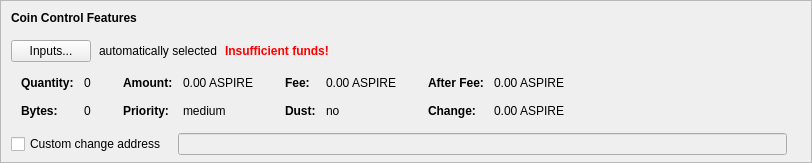
    <widget class="QFrame" name="frameCoinControl">
     <property name="sizePolicy">
      <sizepolicy hsizetype="Expanding" vsizetype="Expanding">
       <horstretch>0</horstretch>
       <verstretch>0</verstretch>
      </sizepolicy>
     </property>
     <property name="maximumSize">
      <size>
       <width>16777215</width>
       <height>16777215</height>
      </size>
     </property>
     <property name="frameShape">
      <enum>QFrame::StyledPanel</enum>
     </property>
     <property name="frameShadow">
      <enum>QFrame::Sunken</enum>
     </property>
     <layout class="QVBoxLayout" name="verticalLayoutCoinControl2">
      <property name="spacing">
       <number>0</number>
      </property>
      <property name="leftMargin">
       <number>0</number>
      </property>
      <property name="topMargin">
       <number>0</number>
      </property>
      <property name="rightMargin">
       <number>0</number>
      </property>
      <property name="bottomMargin">
       <number>6</number>
      </property>
      <item>
       <layout class="QVBoxLayout" name="verticalLayoutCoinControl" stretch="0,0,0,0,1">
        <property name="spacing">
         <number>0</number>
        </property>
        <property name="leftMargin">
         <number>10</number>
        </property>
        <property name="topMargin">
         <number>10</number>
        </property>
        <item>
         <layout class="QHBoxLayout" name="horizontalLayoutCoinControl1">
          <property name="bottomMargin">
           <number>15</number>
          </property>
          <item>
           <widget class="QLabel" name="labelCoinControlFeatures">
            <property name="sizePolicy">
             <sizepolicy hsizetype="Preferred" vsizetype="Maximum">
              <horstretch>0</horstretch>
              <verstretch>0</verstretch>
             </sizepolicy>
            </property>
            <property name="font">
             <font>
              <weight>75</weight>
              <bold>true</bold>
             </font>
            </property>
            <property name="styleSheet">
             <string notr="true">font-weight:bold;</string>
            </property>
            <property name="text">
             <string>Coin Control Features</string>
            </property>
           </widget>
          </item>
         </layout>
        </item>
        <item>
         <layout class="QHBoxLayout" name="horizontalLayoutCoinControl2" stretch="0,0,0,0">
          <property name="spacing">
           <number>8</number>
          </property>
          <property name="bottomMargin">
           <number>10</number>
          </property>
          <item>
           <widget class="QPushButton" name="pushButtonCoinControl">
            <property name="styleSheet">
             <string notr="true"/>
            </property>
            <property name="text">
             <string>Inputs...</string>
            </property>
            <property name="autoDefault">
             <bool>false</bool>
            </property>
           </widget>
          </item>
          <item>
           <widget class="QLabel" name="labelCoinControlAutomaticallySelected">
            <property name="text">
             <string>automatically selected</string>
            </property>
            <property name="margin">
             <number>5</number>
            </property>
           </widget>
          </item>
          <item>
           <widget class="QLabel" name="labelCoinControlInsuffFunds">
            <property name="font">
             <font>
              <weight>75</weight>
              <bold>true</bold>
             </font>
            </property>
            <property name="styleSheet">
             <string notr="true">color:red;font-weight:bold;</string>
            </property>
            <property name="text">
             <string>Insufficient funds!</string>
            </property>
            <property name="margin">
             <number>5</number>
            </property>
           </widget>
          </item>
          <item>
           <spacer name="horizontalSpacerCoinControl">
            <property name="orientation">
             <enum>Qt::Horizontal</enum>
            </property>
            <property name="sizeHint" stdset="0">
             <size>
              <width>40</width>
              <height>1</height>
             </size>
            </property>
           </spacer>
          </item>
         </layout>
        </item>
        <item>
         <widget class="QWidget" name="widgetCoinControl" native="true">
          <property name="sizePolicy">
           <sizepolicy hsizetype="Preferred" vsizetype="Preferred">
            <horstretch>0</horstretch>
            <verstretch>0</verstretch>
           </sizepolicy>
          </property>
          <property name="minimumSize">
           <size>
            <width>0</width>
            <height>0</height>
           </size>
          </property>
          <property name="styleSheet">
           <string notr="true"/>
          </property>
          <layout class="QHBoxLayout" name="horizontalLayoutCoinControl5">
           <property name="leftMargin">
            <number>0</number>
           </property>
           <property name="topMargin">
            <number>0</number>
           </property>
           <property name="rightMargin">
            <number>0</number>
           </property>
           <property name="bottomMargin">
            <number>0</number>
           </property>
           <item>
            <layout class="QHBoxLayout" name="horizontalLayoutCoinControl3" stretch="0,0,0,1">
             <property name="spacing">
              <number>20</number>
             </property>
             <property name="topMargin">
              <number>0</number>
             </property>
             <property name="bottomMargin">
              <number>10</number>
             </property>
             <item>
              <layout class="QFormLayout" name="formLayoutCoinControl1">
               <property name="horizontalSpacing">
                <number>10</number>
               </property>
               <property name="verticalSpacing">
                <number>14</number>
               </property>
               <property name="leftMargin">
                <number>10</number>
               </property>
               <property name="topMargin">
                <number>4</number>
               </property>
               <property name="rightMargin">
                <number>6</number>
               </property>
               <item row="0" column="0">
                <widget class="QLabel" name="labelCoinControlQuantityText">
                 <property name="font">
                  <font>
                   <weight>75</weight>
                   <bold>true</bold>
                  </font>
                 </property>
                 <property name="text">
                  <string>Quantity:</string>
                 </property>
                 <property name="margin">
                  <number>0</number>
                 </property>
                </widget>
               </item>
               <item row="0" column="1">
                <widget class="QLabel" name="labelCoinControlQuantity">
                 <property name="cursor">
                  <cursorShape>IBeamCursor</cursorShape>
                 </property>
                 <property name="contextMenuPolicy">
                  <enum>Qt::ActionsContextMenu</enum>
                 </property>
                 <property name="text">
                  <string notr="true">0</string>
                 </property>
                 <property name="margin">
                  <number>0</number>
                 </property>
                 <property name="textInteractionFlags">
                  <set>Qt::LinksAccessibleByMouse|Qt::TextSelectableByKeyboard|Qt::TextSelectableByMouse</set>
                 </property>
                </widget>
               </item>
               <item row="1" column="0">
                <widget class="QLabel" name="labelCoinControlBytesText">
                 <property name="font">
                  <font>
                   <weight>75</weight>
                   <bold>true</bold>
                  </font>
                 </property>
                 <property name="text">
                  <string>Bytes:</string>
                 </property>
                </widget>
               </item>
               <item row="1" column="1">
                <widget class="QLabel" name="labelCoinControlBytes">
                 <property name="cursor">
                  <cursorShape>IBeamCursor</cursorShape>
                 </property>
                 <property name="contextMenuPolicy">
                  <enum>Qt::ActionsContextMenu</enum>
                 </property>
                 <property name="text">
                  <string notr="true">0</string>
                 </property>
                 <property name="textInteractionFlags">
                  <set>Qt::LinksAccessibleByMouse|Qt::TextSelectableByKeyboard|Qt::TextSelectableByMouse</set>
                 </property>
                </widget>
               </item>
              </layout>
             </item>
             <item>
              <layout class="QFormLayout" name="formLayoutCoinControl2">
               <property name="horizontalSpacing">
                <number>10</number>
               </property>
               <property name="verticalSpacing">
                <number>14</number>
               </property>
               <property name="leftMargin">
                <number>6</number>
               </property>
               <property name="topMargin">
                <number>4</number>
               </property>
               <property name="rightMargin">
                <number>6</number>
               </property>
               <item row="0" column="0">
                <widget class="QLabel" name="labelCoinControlAmountText">
                 <property name="font">
                  <font>
                   <weight>75</weight>
                   <bold>true</bold>
                  </font>
                 </property>
                 <property name="text">
                  <string>Amount:</string>
                 </property>
                 <property name="margin">
                  <number>0</number>
                 </property>
                </widget>
               </item>
               <item row="0" column="1">
                <widget class="QLabel" name="labelCoinControlAmount">
                 <property name="cursor">
                  <cursorShape>IBeamCursor</cursorShape>
                 </property>
                 <property name="contextMenuPolicy">
                  <enum>Qt::ActionsContextMenu</enum>
                 </property>
                 <property name="text">
                  <string notr="true">0.00 ASPIRE</string>
                 </property>
                 <property name="textInteractionFlags">
                  <set>Qt::LinksAccessibleByMouse|Qt::TextSelectableByKeyboard|Qt::TextSelectableByMouse</set>
                 </property>
                </widget>
               </item>
               <item row="1" column="0">
                <widget class="QLabel" name="labelCoinControlPriorityText">
                 <property name="font">
                  <font>
                   <weight>75</weight>
                   <bold>true</bold>
                  </font>
                 </property>
                 <property name="text">
                  <string>Priority:</string>
                 </property>
                </widget>
               </item>
               <item row="1" column="1">
                <widget class="QLabel" name="labelCoinControlPriority">
                 <property name="cursor">
                  <cursorShape>IBeamCursor</cursorShape>
                 </property>
                 <property name="contextMenuPolicy">
                  <enum>Qt::ActionsContextMenu</enum>
                 </property>
                 <property name="text">
                  <string>medium</string>
                 </property>
                 <property name="textInteractionFlags">
                  <set>Qt::LinksAccessibleByMouse|Qt::TextSelectableByKeyboard|Qt::TextSelectableByMouse</set>
                 </property>
                </widget>
               </item>
              </layout>
             </item>
             <item>
              <layout class="QFormLayout" name="formLayoutCoinControl3">
               <property name="horizontalSpacing">
                <number>10</number>
               </property>
               <property name="verticalSpacing">
                <number>14</number>
               </property>
               <property name="leftMargin">
                <number>6</number>
               </property>
               <property name="topMargin">
                <number>4</number>
               </property>
               <property name="rightMargin">
                <number>6</number>
               </property>
               <item row="0" column="0">
                <widget class="QLabel" name="labelCoinControlFeeText">
                 <property name="font">
                  <font>
                   <weight>75</weight>
                   <bold>true</bold>
                  </font>
                 </property>
                 <property name="text">
                  <string>Fee:</string>
                 </property>
                 <property name="margin">
                  <number>0</number>
                 </property>
                </widget>
               </item>
               <item row="0" column="1">
                <widget class="QLabel" name="labelCoinControlFee">
                 <property name="cursor">
                  <cursorShape>IBeamCursor</cursorShape>
                 </property>
                 <property name="contextMenuPolicy">
                  <enum>Qt::ActionsContextMenu</enum>
                 </property>
                 <property name="text">
                  <string notr="true">0.00 ASPIRE</string>
                 </property>
                 <property name="textInteractionFlags">
                  <set>Qt::LinksAccessibleByMouse|Qt::TextSelectableByKeyboard|Qt::TextSelectableByMouse</set>
                 </property>
                </widget>
               </item>
               <item row="1" column="0">
                <widget class="QLabel" name="labelCoinControlLowOutputText">
                 <property name="font">
                  <font>
                   <weight>75</weight>
                   <bold>true</bold>
                  </font>
                 </property>
                 <property name="text">
                  <string>Dust:</string>
                 </property>
                </widget>
               </item>
               <item row="1" column="1">
                <widget class="QLabel" name="labelCoinControlLowOutput">
                 <property name="cursor">
                  <cursorShape>IBeamCursor</cursorShape>
                 </property>
                 <property name="contextMenuPolicy">
                  <enum>Qt::ActionsContextMenu</enum>
                 </property>
                 <property name="text">
                  <string>no</string>
                 </property>
                 <property name="textInteractionFlags">
                  <set>Qt::LinksAccessibleByMouse|Qt::TextSelectableByKeyboard|Qt::TextSelectableByMouse</set>
                 </property>
                </widget>
               </item>
              </layout>
             </item>
             <item>
              <layout class="QFormLayout" name="formLayoutCoinControl4">
               <property name="horizontalSpacing">
                <number>10</number>
               </property>
               <property name="verticalSpacing">
                <number>14</number>
               </property>
               <property name="leftMargin">
                <number>6</number>
               </property>
               <property name="topMargin">
                <number>4</number>
               </property>
               <property name="rightMargin">
                <number>6</number>
               </property>
               <item row="0" column="0">
                <widget class="QLabel" name="labelCoinControlAfterFeeText">
                 <property name="font">
                  <font>
                   <weight>75</weight>
                   <bold>true</bold>
                  </font>
                 </property>
                 <property name="text">
                  <string>After Fee:</string>
                 </property>
                 <property name="margin">
                  <number>0</number>
                 </property>
                </widget>
               </item>
               <item row="0" column="1">
                <widget class="QLabel" name="labelCoinControlAfterFee">
                 <property name="cursor">
                  <cursorShape>IBeamCursor</cursorShape>
                 </property>
                 <property name="contextMenuPolicy">
                  <enum>Qt::ActionsContextMenu</enum>
                 </property>
                 <property name="text">
                  <string notr="true">0.00 ASPIRE</string>
                 </property>
                 <property name="textInteractionFlags">
                  <set>Qt::LinksAccessibleByMouse|Qt::TextSelectableByKeyboard|Qt::TextSelectableByMouse</set>
                 </property>
                </widget>
               </item>
               <item row="1" column="0">
                <widget class="QLabel" name="labelCoinControlChangeText">
                 <property name="font">
                  <font>
                   <weight>75</weight>
                   <bold>true</bold>
                  </font>
                 </property>
                 <property name="text">
                  <string>Change:</string>
                 </property>
                </widget>
               </item>
               <item row="1" column="1">
                <widget class="QLabel" name="labelCoinControlChange">
                 <property name="cursor">
                  <cursorShape>IBeamCursor</cursorShape>
                 </property>
                 <property name="contextMenuPolicy">
                  <enum>Qt::ActionsContextMenu</enum>
                 </property>
                 <property name="text">
                  <string notr="true">0.00 ASPIRE</string>
                 </property>
                 <property name="textInteractionFlags">
                  <set>Qt::LinksAccessibleByMouse|Qt::TextSelectableByKeyboard|Qt::TextSelectableByMouse</set>
                 </property>
                </widget>
               </item>
              </layout>
             </item>
            </layout>
           </item>
          </layout>
         </widget>
        </item>
        <item>
         <layout class="QHBoxLayout" name="horizontalLayoutCoinControl4" stretch="0,0,0">
          <property name="spacing">
           <number>12</number>
          </property>
          <property name="sizeConstraint">
           <enum>QLayout::SetDefaultConstraint</enum>
          </property>
          <property name="topMargin">
           <number>5</number>
          </property>
          <property name="rightMargin">
           <number>5</number>
          </property>
          <item>
           <widget class="QCheckBox" name="checkBoxCoinControlChange">
            <property name="toolTip">
             <string>If this is activated, but the change address is empty or invalid, change will be sent to a newly generated address.</string>
            </property>
            <property name="text">
             <string>Custom change address</string>
            </property>
           </widget>
          </item>
          <item>
           <widget class="QValidatedLineEdit" name="lineEditCoinControlChange">
            <property name="enabled">
             <bool>false</bool>
            </property>
            <property name="sizePolicy">
             <sizepolicy hsizetype="Expanding" vsizetype="Fixed">
              <horstretch>0</horstretch>
              <verstretch>0</verstretch>
             </sizepolicy>
            </property>
           </widget>
          </item>
          <item>
           <widget class="QLabel" name="labelCoinControlChangeLabel">
            <property name="sizePolicy">
             <sizepolicy hsizetype="Preferred" vsizetype="Expanding">
              <horstretch>0</horstretch>
              <verstretch>0</verstretch>
             </sizepolicy>
            </property>
            <property name="minimumSize">
             <size>
              <width>0</width>
              <height>0</height>
             </size>
            </property>
            <property name="text">
             <string/>
            </property>
            <property name="margin">
             <number>3</number>
            </property>
           </widget>
          </item>
         </layout>
        </item>
        <item>
         <spacer name="verticalSpacerCoinControl">
          <property name="orientation">
           <enum>Qt::Vertical</enum>
          </property>
          <property name="sizeHint" stdset="0">
           <size>
            <width>800</width>
            <height>1</height>
           </size>
          </property>
         </spacer>
        </item>
       </layout>
      </item>
     </layout>
    </widget>
